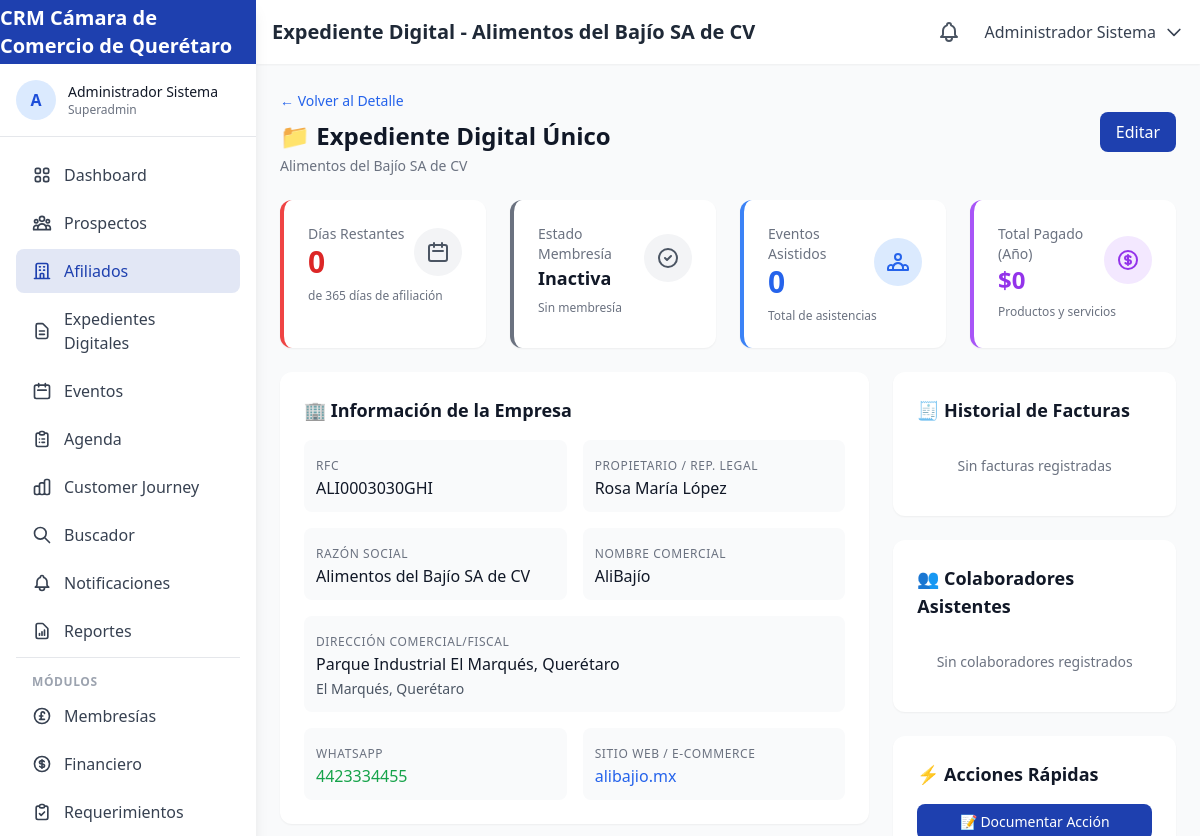
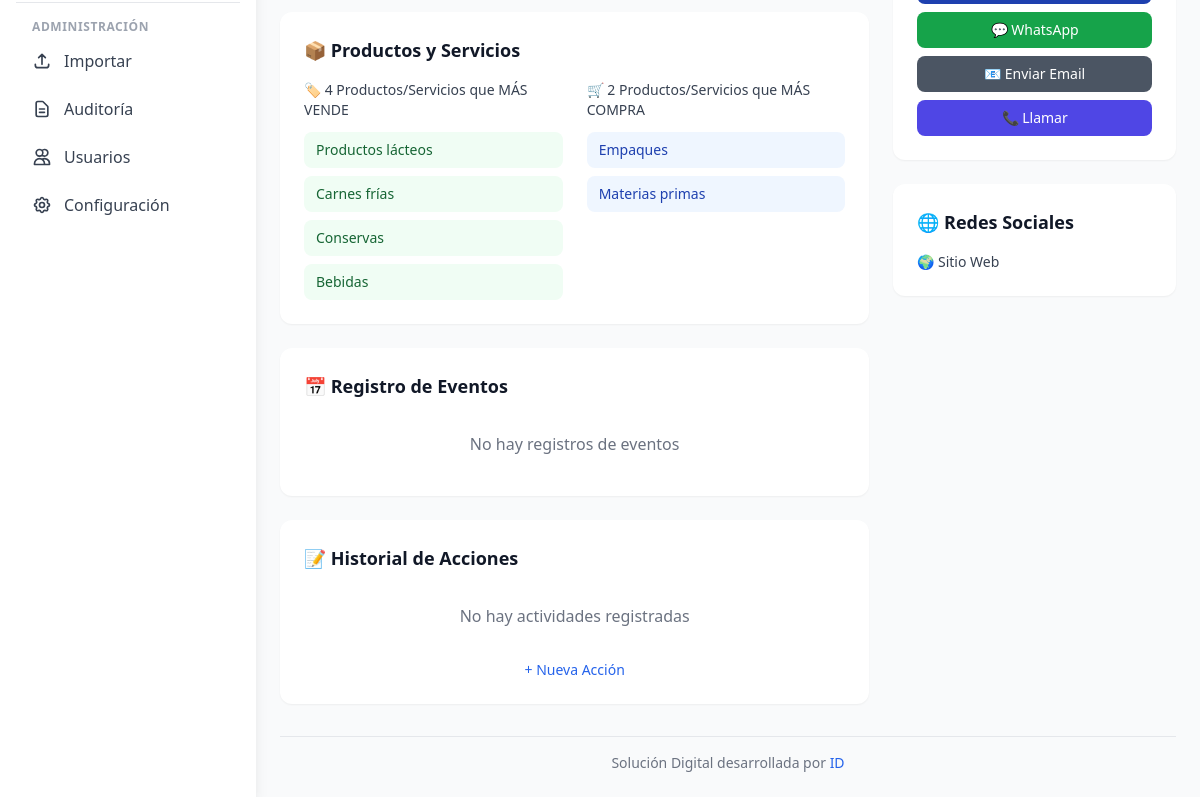
Before: /afiliados/3/expediente (signed in) with the older database file (2 pictures, top to bottom).
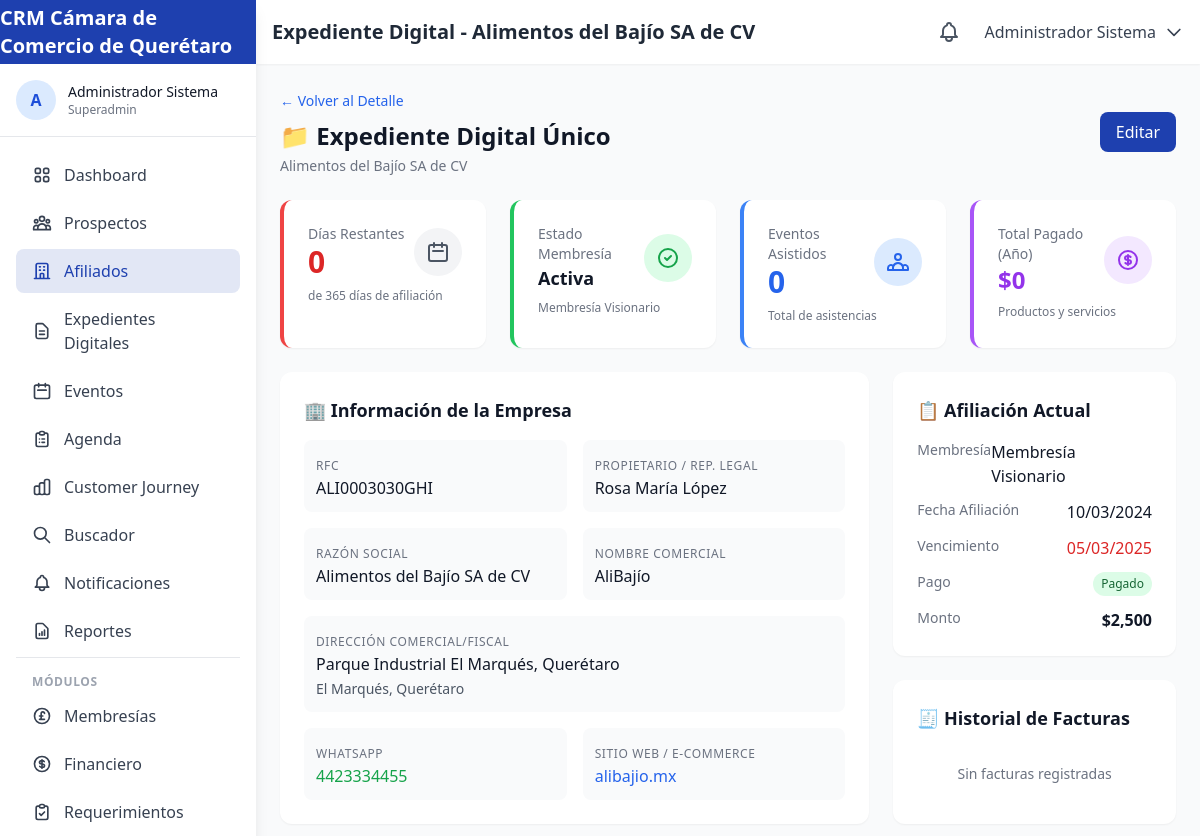
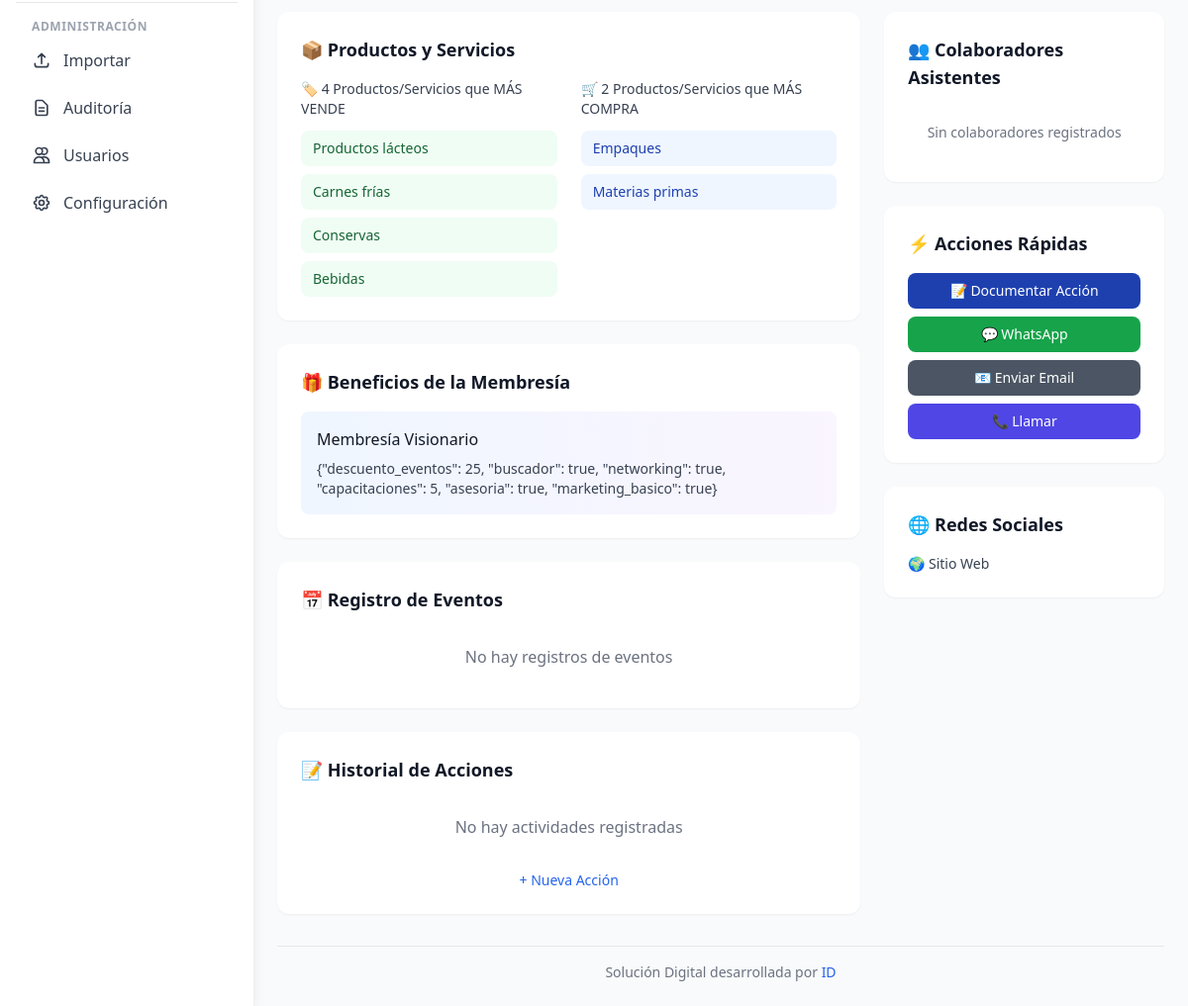
After: the same page with the newer database file (2 pictures, top to bottom).
### tables this page shows
CREATE TABLE IF NOT EXISTS `contacts` (
    `id` INT UNSIGNED AUTO_INCREMENT PRIMARY KEY,
    `rfc` VARCHAR(13) UNIQUE,
    `whatsapp` VARCHAR(20),
    `contact_type` ENUM('afiliado', 'exafiliado', 'prospecto', 'nuevo_usuario', 'funcionario', 'publico_general', 'consejero_propietario', 'consejero_invitado', 'mesa_directiva') DEFAULT 'nuevo_usuario',
    `business_name` VARCHAR(255),
    `commercial_name` VARCHAR(255),
    `owner_name` VARCHAR(255),
    `legal_representative` VARCHAR(255),
    `corporate_email` VARCHAR(255),
    `phone` VARCHAR(20),
    `industry` VARCHAR(100),
    `niza_classification` VARCHAR(10),
    `products_sells` JSON COMMENT '4 principales productos que vende',
    `products_buys` JSON COMMENT '2 principales productos que compra',
    `discount_percentage` DECIMAL(5,2) DEFAULT 0,
    `commercial_address` TEXT,
    `fiscal_address` TEXT,
    `city` VARCHAR(100),
    `state` VARCHAR(100) DEFAULT 'Querétaro',
    `postal_code` VARCHAR(10),
    `google_maps_url` VARCHAR(500),
    `website` VARCHAR(255),
    `facebook` VARCHAR(255),
    `instagram` VARCHAR(255),
    `linkedin` VARCHAR(255),
    `twitter` VARCHAR(255),
    `whatsapp_sales` VARCHAR(20),
    `whatsapp_purchases` VARCHAR(20),
    `whatsapp_admin` VARCHAR(20),
    `profile_completion` TINYINT UNSIGNED DEFAULT 0 COMMENT 'Porcentaje de completitud 0-100',
    `completion_stage` ENUM('A', 'B', 'C') DEFAULT 'A',
    `assigned_affiliate_id` INT UNSIGNED COMMENT 'Afiliador asignado',
    `source_channel` ENUM('chatbot', 'alta_directa', 'evento_gratuito', 'evento_pagado', 'buscador', 'jefatura_comercial') DEFAULT 'alta_directa',
    `notes` TEXT,
    `is_validated` TINYINT(1) DEFAULT 0 COMMENT 'Para consejeros y mesa directiva',
    `validated_by` INT UNSIGNED,
    `created_at` TIMESTAMP DEFAULT CURRENT_TIMESTAMP,
    `updated_at` TIMESTAMP DEFAULT CURRENT_TIMESTAMP ON UPDATE CURRENT_TIMESTAMP,
    FOREIGN KEY (`assigned_affiliate_id`) REFERENCES `users`(`id`) ON DELETE SET NULL,
    FOREIGN KEY (`validated_by`) REFERENCES `users`(`id`) ON DELETE SET NULL,
    INDEX `idx_contact_type` (`contact_type`),
    INDEX `idx_rfc` (`rfc`),
    INDEX `idx_whatsapp` (`whatsapp`)
);

CREATE TABLE IF NOT EXISTS `affiliations` (
    `id` INT UNSIGNED AUTO_INCREMENT PRIMARY KEY,
    `contact_id` INT UNSIGNED NOT NULL,
    `membership_type_id` INT UNSIGNED NOT NULL,
    `affiliate_user_id` INT UNSIGNED COMMENT 'Usuario afiliador que realizó la venta',
    `affiliation_date` DATE NOT NULL,
    `expiration_date` DATE NOT NULL,
    `status` ENUM('active', 'expired', 'cancelled', 'pending_payment') DEFAULT 'active',
    `payment_status` ENUM('paid', 'pending', 'partial') DEFAULT 'pending',
    `amount` DECIMAL(10,2) NOT NULL,
    `payment_method` VARCHAR(50),
    `payment_reference` VARCHAR(100),
    `invoice_number` VARCHAR(50),
    `invoice_status` ENUM('invoiced', 'pending', 'not_required') DEFAULT 'pending',
    `notes` TEXT,
    `created_at` TIMESTAMP DEFAULT CURRENT_TIMESTAMP,
    `updated_at` TIMESTAMP DEFAULT CURRENT_TIMESTAMP ON UPDATE CURRENT_TIMESTAMP,
    FOREIGN KEY (`contact_id`) REFERENCES `contacts`(`id`) ON DELETE CASCADE,
    FOREIGN KEY (`membership_type_id`) REFERENCES `membership_types`(`id`),
    FOREIGN KEY (`affiliate_user_id`) REFERENCES `users`(`id`) ON DELETE SET NULL,
    INDEX `idx_expiration` (`expiration_date`),
    INDEX `idx_status` (`status`)
);

CREATE TABLE IF NOT EXISTS `membership_types` (
    `id` INT UNSIGNED AUTO_INCREMENT PRIMARY KEY,
    `name` VARCHAR(100) NOT NULL,
    `code` VARCHAR(20) NOT NULL UNIQUE,
    `price` DECIMAL(10,2) NOT NULL,
    `duration_days` INT DEFAULT 360,
    `benefits` JSON,
    `is_active` TINYINT(1) DEFAULT 1,
    `created_at` TIMESTAMP DEFAULT CURRENT_TIMESTAMP
);

### app/views/affiliates/digital_file.php (the view, shortened to what the rows shown need)
<div class="space-y-6">
    <div class="flex flex-col md:flex-row md:items-center md:justify-between">
        <div>
            <a href="<?php echo BASE_URL; ?>/afiliados/<?php echo $contact['id']; ?>" class="text-blue-600 hover:text-blue-800 text-sm">
                ← Volver al Detalle
            </a>
            <h2 class="text-2xl font-bold text-gray-900 mt-2">
                📁 Expediente Digital Único
            </h2>
            <p class="mt-1 text-sm text-gray-500">
                <?php echo htmlspecialchars($contact['business_name'] ?? $contact['commercial_name'] ?? 'Sin nombre'); ?>
            </p>
        </div>
    </div>
    <div class="grid grid-cols-1 md:grid-cols-2 lg:grid-cols-4 gap-6">
        <div class="bg-white rounded-xl shadow-sm p-6 border-l-4 <?php echo $daysRemaining <= 30 ? 'border-red-500' : ($daysRemaining <= 60 ? 'border-yellow-500' : 'border-green-500'); ?>">
            <div class="flex items-center justify-between">
                <div>
                    <p class="text-sm font-medium text-gray-500">Días Restantes</p>
                    <p class="text-3xl font-bold <?php echo $daysRemaining <= 30 ? 'text-red-600' : ($daysRemaining <= 60 ? 'text-yellow-600' : 'text-green-600'); ?>">
                        <?php echo $daysRemaining; ?>
                    </p>
                </div>
            </div>
        </div>
        <div class="bg-white rounded-xl shadow-sm p-6 border-l-4 <?php echo ($currentAffiliation['status'] ?? '') === 'active' ? 'border-green-500' : 'border-gray-500'; ?>">
            <div class="flex items-center justify-between">
                <div>
                </div>
                <div class="p-3 <?php echo ($currentAffiliation['status'] ?? '') === 'active' ? 'bg-green-100' : 'bg-gray-100'; ?> rounded-full">
                </div>
            </div>
            <p class="mt-2 text-xs text-gray-500"><?php echo htmlspecialchars($currentAffiliation['membership_name'] ?? 'Sin membresía'); ?></p>
        </div>
        <div class="bg-white rounded-xl shadow-sm p-6 border-l-4 border-blue-500">
            <div class="flex items-center justify-between">
                <div>
                    <p class="text-sm font-medium text-gray-500">Eventos Asistidos</p>
                    <p class="text-3xl font-bold text-blue-600"><?php echo $attendanceCount; ?></p>
                </div>
            </div>
        </div>
        <div class="bg-white rounded-xl shadow-sm p-6 border-l-4 border-purple-500">
            <div class="flex items-center justify-between">
                <div>
                    <p class="text-sm font-medium text-gray-500">Total Pagado (Año)</p>
                    <p class="text-2xl font-bold text-purple-600">$<?php echo number_format($yearlyPayments, 0); ?></p>
                </div>
            </div>
        </div>
    </div>
    <div class="grid grid-cols-1 lg:grid-cols-3 gap-6">
        <div class="lg:col-span-2 space-y-6">
            <div class="bg-white rounded-xl shadow-sm p-6">
                <div class="grid grid-cols-1 md:grid-cols-2 gap-4">
                    <div class="p-3 bg-gray-50 rounded-lg">
                        <label class="text-xs text-gray-500 uppercase tracking-wider">RFC</label>
                        <p class="text-gray-900 font-medium"><?php echo htmlspecialchars($contact['rfc'] ?? 'No registrado'); ?></p>
                    </div>
                    <div class="p-3 bg-gray-50 rounded-lg">
                        <label class="text-xs text-gray-500 uppercase tracking-wider">Propietario / Rep. Legal</label>
                        <p class="text-gray-900 font-medium"><?php echo htmlspecialchars($contact['owner_name'] ?? $contact['legal_representative'] ?? '-'); ?></p>
                    </div>
                    <div class="p-3 bg-gray-50 rounded-lg">
                        <label class="text-xs text-gray-500 uppercase tracking-wider">Razón Social</label>
                        <p class="text-gray-900 font-medium"><?php echo htmlspecialchars($contact['business_name'] ?? '-'); ?></p>
                    </div>
                    <div class="p-3 bg-gray-50 rounded-lg">
                        <label class="text-xs text-gray-500 uppercase tracking-wider">Nombre Comercial</label>
                        <p class="text-gray-900 font-medium"><?php echo htmlspecialchars($contact['commercial_name'] ?? '-'); ?></p>
                    </div>
                    <div class="p-3 bg-gray-50 rounded-lg md:col-span-2">
                        <label class="text-xs text-gray-500 uppercase tracking-wider">Dirección Comercial/Fiscal</label>
                        <p class="text-gray-900 font-medium">
                            <?php echo htmlspecialchars($contact['commercial_address'] ?? $contact['fiscal_address'] ?? '-'); ?>
                            <?php if (!empty($contact['city']) || !empty($contact['state'])): ?>
                            <br><span class="text-sm text-gray-600"><?php echo htmlspecialchars(($contact['city'] ?? '') . ', ' . ($contact['state'] ?? '')); ?></span>
                            <?php endif; ?>
                        </p>
                    </div>
                    <div class="p-3 bg-gray-50 rounded-lg">
                        <p class="text-gray-900 font-medium">
                            <?php if (!empty($contact['whatsapp'])): ?>
                            <a href="https://wa.me/52<?php echo preg_replace('/[^0-9]/', '', $contact['whatsapp']); ?>" target="_blank" class="text-green-600 hover:underline">
                                <?php echo htmlspecialchars($contact['whatsapp']); ?>
                            </a>
                            <?php else: ?>-<?php endif; ?>
                        </p>
                    </div>
                    <div class="p-3 bg-gray-50 rounded-lg">
                        <p class="text-gray-900 font-medium">
                            <?php if (!empty($contact['website'])): ?>
                            <a href="<?php echo htmlspecialchars($contact['website']); ?>" target="_blank" class="text-blue-600 hover:underline">
                                <?php echo htmlspecialchars(str_replace(['https://', 'http://', 'www.'], '', $contact['website'])); ?>
                            </a>
                            <?php else: ?>-<?php endif; ?>
                        </p>
                    </div>
                </div>
            </div>
            <div class="bg-white rounded-xl shadow-sm p-6">
                <div class="grid grid-cols-1 md:grid-cols-2 gap-6">
                    <div>
                        <?php
                        $productsSells = [];
                        if (!empty($contact['products_sells'])) {
                            $productsSells = json_decode($contact['products_sells'], true) ?: [];
                        }
                        ?>
                        <?php if (!empty($productsSells)): ?>
                        <div class="space-y-2">
                            <?php foreach (array_slice($productsSells, 0, 4) as $product): ?>
                            <div class="px-3 py-2 bg-green-50 text-green-800 rounded-lg text-sm">
                                <?php echo htmlspecialchars($product); ?>
                            </div>
                            <?php endforeach; ?>
                        </div>
                        <?php else: ?>
                        <p class="text-gray-500 text-sm">No registrado</p>
                        <?php endif; ?>
                    </div>
                    <div>
                        <?php
                        $productsBuys = [];
                        if (!empty($contact['products_buys'])) {
                            $productsBuys = json_decode($contact['products_buys'], true) ?: [];
                        }
                        ?>
                        <?php if (!empty($productsBuys)): ?>
                        <div class="space-y-2">
                            <?php foreach (array_slice($productsBuys, 0, 2) as $product): ?>
                            <div class="px-3 py-2 bg-blue-50 text-blue-800 rounded-lg text-sm">
                                <?php echo htmlspecialchars($product); ?>
                            </div>
                            <?php endforeach; ?>
                        </div>
                        <?php else: ?>
                        <p class="text-gray-500 text-sm">No registrado</p>
                        <?php endif; ?>
                    </div>
                </div>
            </div>
            <?php if ($membershipBenefits): ?>
            <div class="bg-white rounded-xl shadow-sm p-6">
                <h3 class="text-lg font-semibold text-gray-900 mb-4">🎁 Beneficios de la Membresía</h3>
                <div class="bg-gradient-to-r from-blue-50 to-purple-50 rounded-lg p-4">
                    <h4 class="font-medium text-gray-900 mb-2"><?php echo htmlspecialchars($membershipBenefits['name']); ?></h4>
                    <?php if (!empty($membershipBenefits['benefits'])): ?>
                    <div class="text-sm text-gray-700">
                        <?php echo nl2br(htmlspecialchars($membershipBenefits['benefits'])); ?>
                    </div>
                    <?php endif; ?>
                </div>
            </div>
            <?php endif; ?>
        </div>
        <div class="space-y-6">
            <?php if ($currentAffiliation): ?>
            <div class="bg-white rounded-xl shadow-sm p-6">
                <h3 class="text-lg font-semibold text-gray-900 mb-4">📋 Afiliación Actual</h3>
                <div class="space-y-3">
                    <div class="flex justify-between">
                        <span class="text-gray-500 text-sm">Membresía</span>
                        <span class="font-medium text-gray-900"><?php echo htmlspecialchars($currentAffiliation['membership_name'] ?? '-'); ?></span>
                    </div>
                    <div class="flex justify-between">
                        <span class="text-gray-500 text-sm">Fecha Afiliación</span>
                        <span class="font-medium text-gray-900"><?php echo date('d/m/Y', strtotime($currentAffiliation['affiliation_date'])); ?></span>
                    </div>
                    <div class="flex justify-between">
                        <span class="text-gray-500 text-sm">Vencimiento</span>
                        <span class="font-medium <?php echo $daysRemaining <= 30 ? 'text-red-600' : 'text-gray-900'; ?>">
                            <?php echo date('d/m/Y', strtotime($currentAffiliation['expiration_date'])); ?>
                        </span>
                    </div>
                    <div class="flex justify-between">
                        <span class="text-gray-500 text-sm">Pago</span>
                        <span class="px-2 py-1 text-xs rounded-full
                            <?php echo $currentAffiliation['payment_status'] === 'paid' ? 'bg-green-100 text-green-800' : 'bg-yellow-100 text-yellow-800'; ?>">
                            <?php echo $currentAffiliation['payment_status'] === 'paid' ? 'Pagado' : 'Pendiente'; ?>
                        </span>
                    </div>
                    <div class="flex justify-between">
                        <span class="text-gray-500 text-sm">Monto</span>
                        <span class="font-bold text-gray-900">$<?php echo number_format($currentAffiliation['amount'] ?? 0, 0); ?></span>
                    </div>
                </div>
            </div>
            <?php endif; ?>
        </div>
    </div>
</div>

Changed rows visible on the page:
now on this page (row unchanged): affiliations: membership_type.name "Membresía Visionario", affiliation_date "10/03/2024", expiration_date "05/03/2025", amount "2,500"
added membership_types: name "Membresía Visionario", benefits "{\"descuento_eventos\": 25, \"buscador\": true, \"networking\": true, \"capacitaciones\": 5, \"asesoria\": true, \"marketing_basico\": true}"
Other visible differences:
$currentAffiliation['membership_name']: "Sin membresía" → (not shown)
text no longer shown: "Inactiva"
text now shown: "Activa 🎁 Beneficios de la Membresía 📋 Afiliación Actual Membresía Fecha Afiliación Vencimiento Pago Pagado Monto $"
